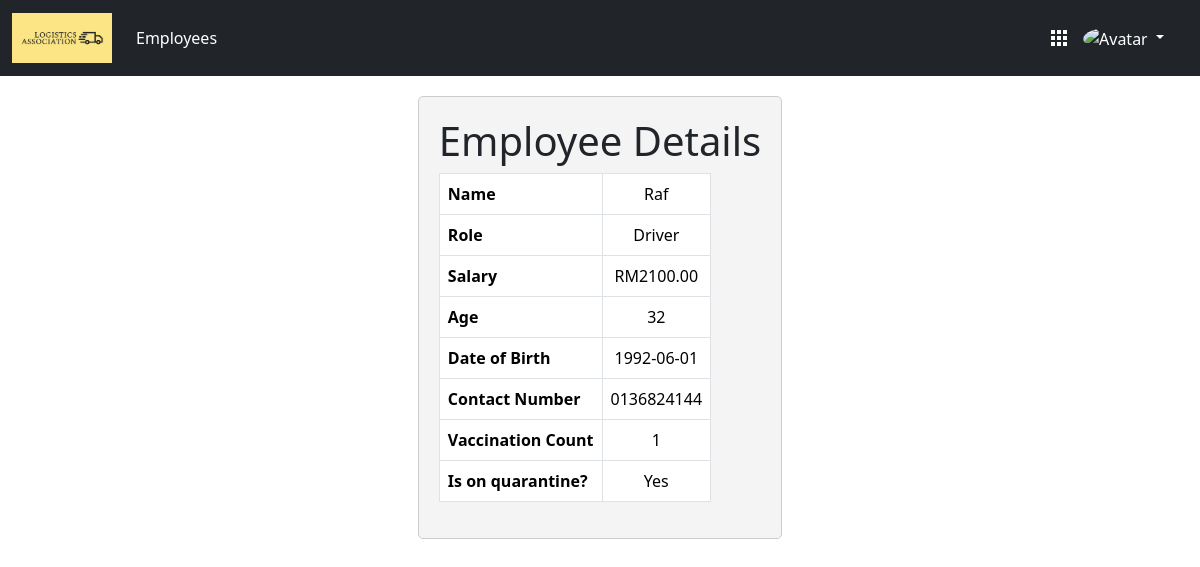
Page /view_emp.php?id=22 (signed in) on the committed database.
### tables this page shows
CREATE TABLE IF NOT EXISTS `employee` (
  `id` int NOT NULL AUTO_INCREMENT,
  `name` varchar(256) NOT NULL,
  `role` varchar(256) NOT NULL,
  `contact_num` varchar(20) NOT NULL,
  `age` int NOT NULL,
  `dob` date NOT NULL,
  `vac_count` int NOT NULL,
  `quarantine` tinyint(1) NOT NULL DEFAULT '0',
  `salary` decimal(10,2) NOT NULL DEFAULT '0.00',
  `user_id` int NOT NULL,
  PRIMARY KEY (`id`),
  UNIQUE KEY `FK_EMPLOYEE_USER_ID` (`user_id`)
);

### view_emp.php (the view, shortened to what this page needs)
<?php
include 'db.php';
if ($_SERVER['REQUEST_METHOD'] == 'GET') {
    if (isset($_GET['id'])) {
        $id = $_GET['id'];
        $query = "SELECT * FROM employee WHERE id=$id";
        $result = mysqli_query($conn, $query);
        $employee_data = mysqli_fetch_assoc($result);
    } else {
        echo "Bad Request";
        exit;
    }
}
?>
<!DOCTYPE html>
<html>
<head>
</head>
<body>
    <div id='emp-details-page'>
        <?php include 'navbar.php'; ?>
        <div id='emp-details'>
            <h1>Employee Details</h1>
            <table id="emp-details-table" style="width:fit-content;" class="table table-bordered table-hover">
                <tr>
                    <td>Name</td>
                    <td><?php echo $employee_data['name']; ?></td>
                </tr>
                <tr>
                    <td>Role</td>
                    <td><?php echo $employee_data['role']; ?></td>
                </tr>
                <tr>
                    <td>Salary</td>
                    <td><?php echo "RM" . $employee_data['salary']; ?></td>
                </tr>
                <tr>
                    <td>Age</td>
                    <td><?php echo $employee_data['age']; ?></td>
                </tr>
                <tr>
                    <td>Date of Birth</td>
                    <td><?php echo $employee_data['dob']; ?></td>
                </tr>
                <tr>
                    <td>Contact Number</td>
                    <td><?php echo $employee_data['contact_num']; ?></td>
                </tr>
                <tr>
                    <td>Vaccination Count</td>
                    <td><?php echo $employee_data['vac_count']; ?></td>
                </tr>
                <tr>
                    <td>Is on quarantine?</td>
                    <td><?php echo ($employee_data['quarantine'] ? 'Yes' : 'No'); ?></td>
                </tr>
            </table>
        </div>
    </div>
</body>
</html>

### styles.css (style rules this page uses)
table#emp-details-table>tbody>tr>td { text-align: center; }
table#emp-details-table>tbody>tr>td:first-child { font-weight: bold; text-align: left; }
#login-page, #add-emp-page, #edit-emp-page, #emp-details-page { top: 0; left: 0; display: flex; justify-content: center; flex-direction: column; }
#login-form, #add-emp-form, #edit-emp-form, #emp-details { padding: 20px; margin: 0 auto; margin-top: 20px; border: 1px solid #ccc; border-radius: 5px; background-color: #f4f4f4; }

### rows in the picture
employee: name "Raf", role "Driver", salary "2100.00", age "32", dob "1992-06-01", contact_num "0136824144", vac_count "1"
